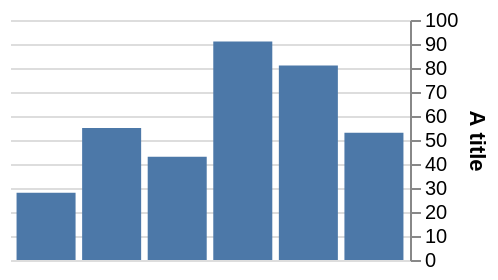

Vega-Lite specification stored for this chart:
### Vega specification from a JSON file in a GitHub repository (floating-point values rounded to 4 significant figures)
{"width": 200, "height": 120, "padding": 5, "data": [{"name": "t", "values": [{"a": "Alpha", "b": 28, "c": "x", "d": 1}, {"a": "Bravo", "b": 55, "c": "y", "d": 2}, {"a": "Charlie", "b": 43, "c": "x", "d": 3}, {"a": "Delta", "b": 91, "c": "z", "d": 4}, {"a": "Echo", "b": 81, "c": "y", "d": 5}, {"a": "Foxtrot", "b": 53, "c": "z", "d": 6}]}], "scales": [{"name": "x", "type": "band", "domain": {"data": "t", "field": "a"}, "range": "width", "padding": 0.1}, {"name": "y", "type": "linear", "domain": {"data": "t", "field": "b"}, "range": "height", "nice": true}, {"name": "color", "type": "ordinal", "domain": {"data": "t", "field": "c"}, "range": {"scheme": "category10"}}, {"name": "ramp", "type": "linear", "domain": {"data": "t", "field": "d"}, "range": {"scheme": "blues"}}, {"name": "size", "type": "linear", "domain": {"data": "t", "field": "b"}, "range": [10, 200]}, {"name": "shape", "type": "ordinal", "domain": {"data": "t", "field": "c"}, "range": "symbol"}, {"name": "quant", "type": "quantize", "domain": [0, 100], "range": {"scheme": "greens", "count": 4}}], "marks": [{"type": "rect", "from": {"data": "t"}, "encode": {"enter": {"x": {"scale": "x", "field": "a"}, "width": {"scale": "x", "band": 1}, "y": {"scale": "y", "field": "b"}, "y2": {"scale": "y", "value": 0}}}}], "axes": [{"orient": "right", "scale": "y", "title": "A title", "grid": true}]}
